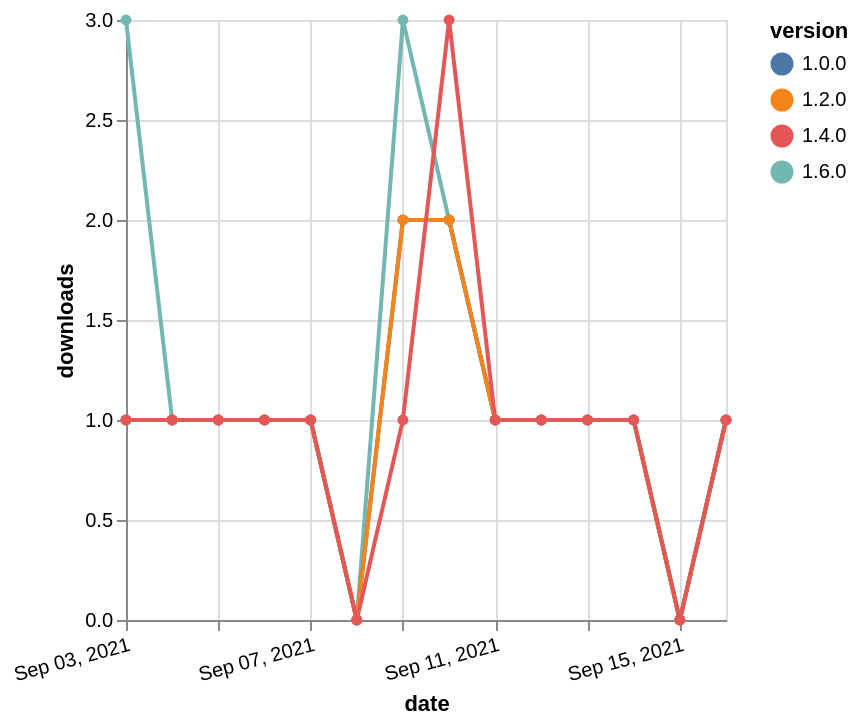

The specification (Vega-Lite) saved for this image:
### Vega-Lite specification from a JSON file in a GitHub repository (floating-point values rounded to 4 significant figures)
{"$schema": "https://vega.github.io/schema/vega-lite/v5.json", "description": "A simple bar chart with embedded data.", "data": {"values": [{"date": "2021-09-03", "total": 127, "delta": 3, "version": "1.6.0"}, {"date": "2021-09-04", "total": 128, "delta": 1, "version": "1.6.0"}, {"date": "2021-09-05", "total": 129, "delta": 1, "version": "1.6.0"}, {"date": "2021-09-06", "total": 130, "delta": 1, "version": "1.6.0"}, {"date": "2021-09-07", "total": 131, "delta": 1, "version": "1.6.0"}, {"date": "2021-09-08", "total": 131, "delta": 0, "version": "1.6.0"}, {"date": "2021-09-09", "total": 134, "delta": 3, "version": "1.6.0"}, {"date": "2021-09-10", "total": 136, "delta": 2, "version": "1.6.0"}, {"date": "2021-09-11", "total": 137, "delta": 1, "version": "1.6.0"}, {"date": "2021-09-12", "total": 138, "delta": 1, "version": "1.6.0"}, {"date": "2021-09-13", "total": 139, "delta": 1, "version": "1.6.0"}, {"date": "2021-09-14", "total": 140, "delta": 1, "version": "1.6.0"}, {"date": "2021-09-15", "total": 140, "delta": 0, "version": "1.6.0"}, {"date": "2021-09-16", "total": 141, "delta": 1, "version": "1.6.0"}, {"date": "2021-09-03", "total": 194, "delta": 1, "version": "1.0.0"}, {"date": "2021-09-04", "total": 195, "delta": 1, "version": "1.0.0"}, {"date": "2021-09-05", "total": 196, "delta": 1, "version": "1.0.0"}, {"date": "2021-09-06", "total": 197, "delta": 1, "version": "1.0.0"}, {"date": "2021-09-07", "total": 198, "delta": 1, "version": "1.0.0"}, {"date": "2021-09-08", "total": 198, "delta": 0, "version": "1.0.0"}, {"date": "2021-09-09", "total": 200, "delta": 2, "version": "1.0.0"}, {"date": "2021-09-10", "total": 202, "delta": 2, "version": "1.0.0"}, {"date": "2021-09-11", "total": 203, "delta": 1, "version": "1.0.0"}, {"date": "2021-09-12", "total": 204, "delta": 1, "version": "1.0.0"}, {"date": "2021-09-13", "total": 205, "delta": 1, "version": "1.0.0"}, {"date": "2021-09-14", "total": 206, "delta": 1, "version": "1.0.0"}, {"date": "2021-09-15", "total": 206, "delta": 0, "version": "1.0.0"}, {"date": "2021-09-16", "total": 207, "delta": 1, "version": "1.0.0"}, {"date": "2021-09-03", "total": 167, "delta": 1, "version": "1.2.0"}, {"date": "2021-09-04", "total": 168, "delta": 1, "version": "1.2.0"}, {"date": "2021-09-05", "total": 169, "delta": 1, "version": "1.2.0"}, {"date": "2021-09-06", "total": 170, "delta": 1, "version": "1.2.0"}, {"date": "2021-09-07", "total": 171, "delta": 1, "version": "1.2.0"}, {"date": "2021-09-08", "total": 171, "delta": 0, "version": "1.2.0"}, {"date": "2021-09-09", "total": 173, "delta": 2, "version": "1.2.0"}, {"date": "2021-09-10", "total": 175, "delta": 2, "version": "1.2.0"}, {"date": "2021-09-11", "total": 176, "delta": 1, "version": "1.2.0"}, {"date": "2021-09-12", "total": 177, "delta": 1, "version": "1.2.0"}, {"date": "2021-09-13", "total": 178, "delta": 1, "version": "1.2.0"}, {"date": "2021-09-14", "total": 179, "delta": 1, "version": "1.2.0"}, {"date": "2021-09-15", "total": 179, "delta": 0, "version": "1.2.0"}, {"date": "2021-09-16", "total": 180, "delta": 1, "version": "1.2.0"}, {"date": "2021-09-03", "total": 200, "delta": 1, "version": "1.4.0"}, {"date": "2021-09-04", "total": 201, "delta": 1, "version": "1.4.0"}, {"date": "2021-09-05", "total": 202, "delta": 1, "version": "1.4.0"}, {"date": "2021-09-06", "total": 203, "delta": 1, "version": "1.4.0"}, {"date": "2021-09-07", "total": 204, "delta": 1, "version": "1.4.0"}, {"date": "2021-09-08", "total": 204, "delta": 0, "version": "1.4.0"}, {"date": "2021-09-09", "total": 205, "delta": 1, "version": "1.4.0"}, {"date": "2021-09-10", "total": 208, "delta": 3, "version": "1.4.0"}, {"date": "2021-09-11", "total": 209, "delta": 1, "version": "1.4.0"}, {"date": "2021-09-12", "total": 210, "delta": 1, "version": "1.4.0"}, {"date": "2021-09-13", "total": 211, "delta": 1, "version": "1.4.0"}, {"date": "2021-09-14", "total": 212, "delta": 1, "version": "1.4.0"}, {"date": "2021-09-15", "total": 212, "delta": 0, "version": "1.4.0"}, {"date": "2021-09-16", "total": 213, "delta": 1, "version": "1.4.0"}]}, "width": "container", "mark": {"type": "line", "point": {"filled": true}}, "encoding": {"x": {"field": "date", "type": "temporal", "timeUnit": "yearmonthdate", "title": "date", "axis": {"labelAngle": -15}}, "y": {"field": "delta", "type": "quantitative", "title": "downloads"}, "color": {"field": "version", "type": "nominal"}, "tooltip": {"field": "delta"}}}
